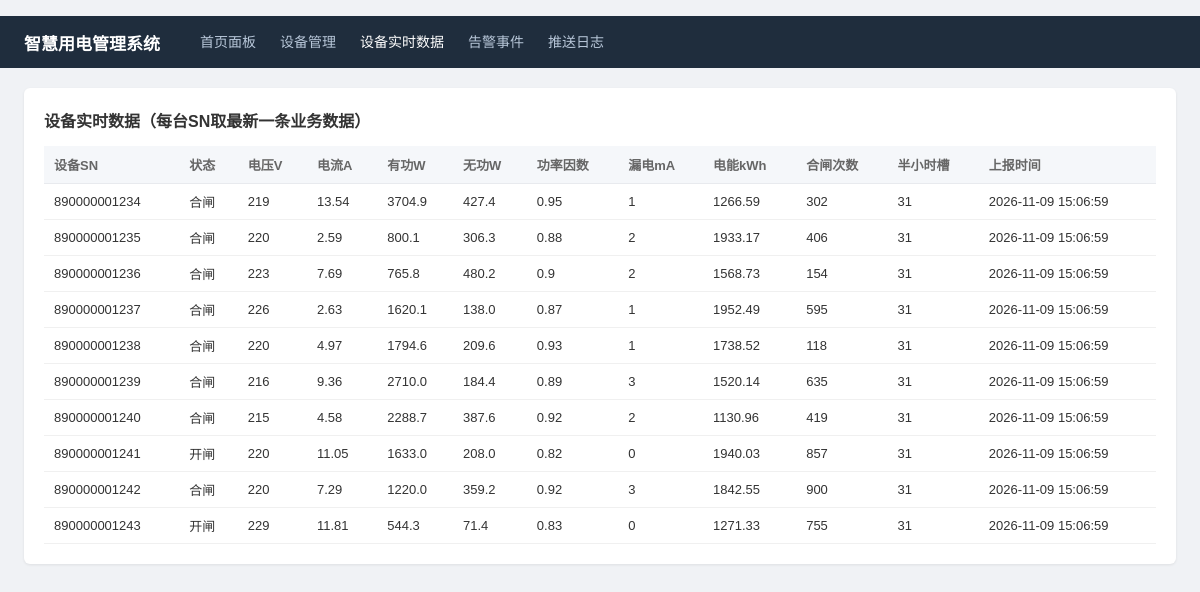
Screenshot of /realtime with the database file from the repository.
### tables this page shows
CREATE TABLE gov_realtime_data(
    id INTEGER PRIMARY KEY AUTOINCREMENT,
    sn TEXT, status INTEGER,
    voltage INTEGER, current REAL,
    active_power REAL, reactive_power REAL,
    power_factor REAL, leakage INTEGER, kwh REAL,
    switch_count INTEGER, half_hour_slot INTEGER,
    push_time TEXT, recv_time TEXT);

### gov_web.py (the view)
@app.route("/realtime")
def realtime():
    with gc.db_conn() as c:
        rows = c.execute("""SELECT r.* FROM gov_realtime_data r WHERE r.id IN
            (SELECT MAX(id) FROM gov_realtime_data GROUP BY sn) ORDER BY r.sn"""
        ).fetchall()
    devs = []
    for r in rows:
        d = dict(r)
        d["status_text"] = STATUS_TEXT.get(d["status"], str(d["status"]))
        devs.append(d)
    return render_template("realtime.html", devs=devs, active="realtime")

### gov_common.py (called while the page is built)
def db_conn():
    c = sqlite3.connect(DB_PATH)
    c.row_factory = sqlite3.Row
    return c

### templates/realtime.html
{% extends "base.html" %}
{% block body %}
<div class="card"><h3>设备实时数据（每台SN取最新一条业务数据）</h3>
<table>
<tr><th>设备SN</th><th>状态</th><th>电压V</th><th>电流A</th><th>有功W</th><th>无功W</th>
    <th>功率因数</th><th>漏电mA</th><th>电能kWh</th><th>合闸次数</th><th>半小时槽</th><th>上报时间</th></tr>
{% for d in devs %}<tr>
  <td>{{ d.sn }}</td><td>{{ d.status_text }}</td><td>{{ d.voltage }}</td><td>{{ d.current }}</td>
  <td>{{ d.active_power }}</td><td>{{ d.reactive_power }}</td><td>{{ d.power_factor }}</td>
  <td>{{ d.leakage }}</td><td>{{ d.kwh }}</td><td>{{ d.switch_count }}</td>
  <td>{{ d.half_hour_slot }}</td><td>{{ d.recv_time }}</td>
</tr>{% endfor %}</table>
</div>
{% endblock %}

### templates/base.html (shortened to what this page needs)
﻿<!doctype html>
<html lang="zh">
<head>
</head>
<body>
<nav>
  <span class="brand">智慧用电管理系统</span>
  <a href="/" class="{{ 'active' if active=='index' }}">首页面板</a>
  <a href="/devices" class="{{ 'active' if active=='devices' }}">设备管理</a>
  <a href="/realtime" class="{{ 'active' if active=='realtime' }}">设备实时数据</a>
  <a href="/alarms" class="{{ 'active' if active=='alarms' }}">告警事件</a>
  <a href="/pushlog" class="{{ 'active' if active=='pushlog' }}">推送日志</a>
</nav>
<div class="wrap">
{% block body %}{% endblock %}
</div>
</body></html>

### templates/base.html (style rules this page uses)
body { font-family:"Microsoft YaHei",sans-serif;margin:0;background:#f0f2f5;color:#333;font-size:14px }
nav { background:#1f2d3d;padding:0 24px;display:flex;align-items:center;height:52px }
nav .brand { color:#fff;font-size:17px;font-weight:bold;margin-right:40px }
nav a { color:#b8c7d9;text-decoration:none;margin-right:24px;line-height:52px }
nav a.active,nav a:hover { color:#fff }
.wrap { padding:20px 24px;max-width:1250px;margin:0 auto }
.card { background:#fff;border-radius:6px;padding:20px;box-shadow:0 1px 3px rgba(0,0,0,.08);margin-bottom:20px }
.card h3 { margin:0 0 14px;font-size:16px }
table { width:100%;border-collapse:collapse;font-size:13px }
th { background:#f5f7fa;text-align:left;padding:9px 10px;border-bottom:1px solid #e8eaee;color:#666 }
td { padding:8px 10px;border-bottom:1px solid #f0f0f0 }

### rows the page displays
gov_realtime_data: sn "890000001234", status_text "合闸", voltage "219", current "13.54", active_power "3704.9", reactive_power "427.4", power_factor "0.95", leakage "1", kwh "1266.59", switch_count "302", half_hour_slot "31", recv_time "2026-11-09 15:06:59"
gov_realtime_data: sn "890000001235", status_text "合闸", voltage "220", current "2.59", active_power "800.1", reactive_power "306.3", power_factor "0.88", leakage "2", kwh "1933.17", switch_count "406", half_hour_slot "31", recv_time "2026-11-09 15:06:59"
gov_realtime_data: sn "890000001236", status_text "合闸", voltage "223", current "7.69", active_power "765.8", reactive_power "480.2", power_factor "0.9", leakage "2", kwh "1568.73", switch_count "154", half_hour_slot "31", recv_time "2026-11-09 15:06:59"
gov_realtime_data: sn "890000001237", status_text "合闸", voltage "226", current "2.63", active_power "1620.1", reactive_power "138.0", power_factor "0.87", leakage "1", kwh "1952.49", switch_count "595", half_hour_slot "31", recv_time "2026-11-09 15:06:59"
gov_realtime_data: sn "890000001238", status_text "合闸", voltage "220", current "4.97", active_power "1794.6", reactive_power "209.6", power_factor "0.93", leakage "1", kwh "1738.52", switch_count "118", half_hour_slot "31", recv_time "2026-11-09 15:06:59"
gov_realtime_data: sn "890000001239", status_text "合闸", voltage "216", current "9.36", active_power "2710.0", reactive_power "184.4", power_factor "0.89", leakage "3", kwh "1520.14", switch_count "635", half_hour_slot "31", recv_time "2026-11-09 15:06:59"
gov_realtime_data: sn "890000001240", status_text "合闸", voltage "215", current "4.58", active_power "2288.7", reactive_power "387.6", power_factor "0.92", leakage "2", kwh "1130.96", switch_count "419", half_hour_slot "31", recv_time "2026-11-09 15:06:59"
gov_realtime_data: sn "890000001241", status_text "开闸", voltage "220", current "11.05", active_power "1633.0", reactive_power "208.0", power_factor "0.82", leakage "0", kwh "1940.03", switch_count "857", half_hour_slot "31", recv_time "2026-11-09 15:06:59"
gov_realtime_data: sn "890000001242", status_text "合闸", voltage "220", current "7.29", active_power "1220.0", reactive_power "359.2", power_factor "0.92", leakage "3", kwh "1842.55", switch_count "900", half_hour_slot "31", recv_time "2026-11-09 15:06:59"
gov_realtime_data: sn "890000001243", status_text "开闸", voltage "229", current "11.81", active_power "544.3", reactive_power "71.4", power_factor "0.83", leakage "0", kwh "1271.33", switch_count "755", half_hour_slot "31", recv_time "2026-11-09 15:06:59"
